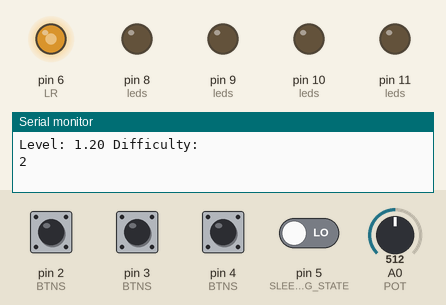
Recording of a sketch running on a simulated Arduino Uno, built with avr-gcc and run on an emulated ATmega328P. Parts: output pins drawn as LEDs (lit = HIGH), the last lines printed to the serial monitor. The test bench sets the inputs (shaded band); at power-on: pin 2 (BTNS), pin 3 (BTNS), pin 4 (BTNS), pin 5 (SLEEPING_STATE) LOW, A0 (POT) = 512. Random numbers use the default seed unless the sketch sets one.

Above: at 1.2 s.
1.3 s: pin 2 (BTNS) pulled HIGH for 0.15 s
At 3.7 s:
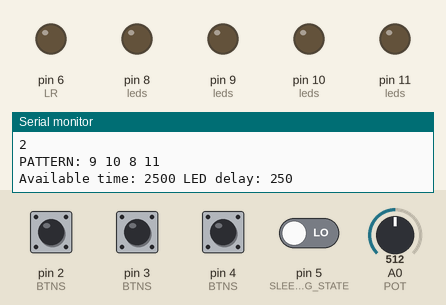
4.4 s: pin 3 (BTNS) pulled HIGH for 0.15 s
At 5.6 s:
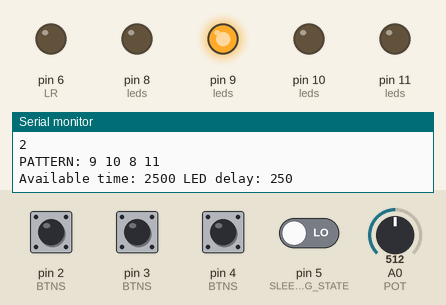
7.5 s: pin 2 (BTNS) pulled HIGH for 1 s
At 8.4 s:
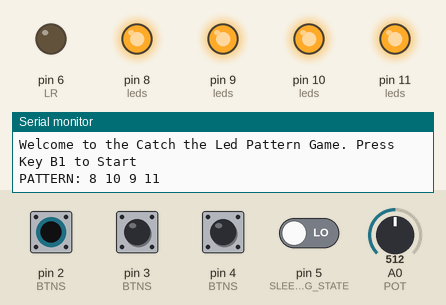
10.6 s: pin 4 (BTNS) pulled HIGH for 0.15 s
At 11.0 s:
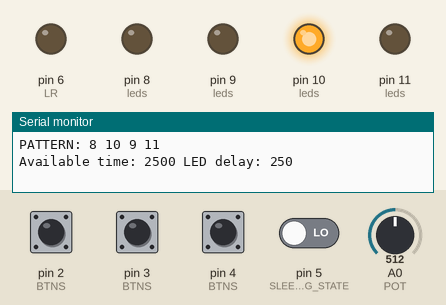
13.6 s: pin 2 (BTNS) pulled HIGH for 0.15 s
At 14.28 s:
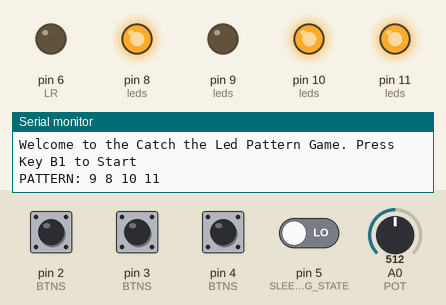
16.6 s: pin 2 (BTNS) pulled HIGH for 0.15 s
At 18.3 s:
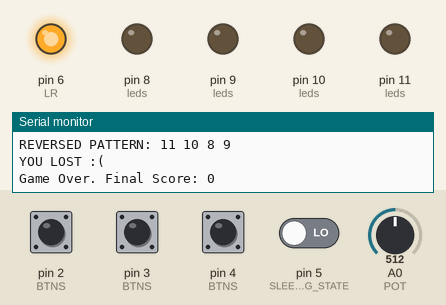
Timing chart, 0 to 20.6 s (numbered marks = the images above; inputs shaded):
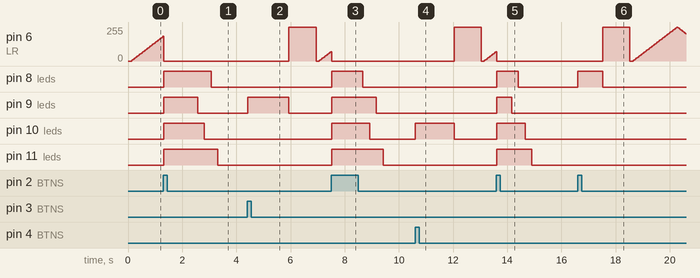

The sketch:

restore_the_lights.ino
```cpp
/********************************************************************************************************
 * ######################################   RESTORE THE LIGHTS   ###################################### *
 *                                                                                                      *
 * The game board is based on 4 green leds L1, L2, L3, L4 and red led LS,                               *
 * four tactile buttons B1, B2, B3, B4 and a potentiometer Pot, displaced in the following layout:      *
 *                                                                                                      *
 *                                                                                                      *
 * During a game, the leds L1…L4 are initially all on. Then, after some random time T1,                 *
 * the leds start turning off, one by one in sequence, in some random order, taking some T2 time.       *
 * As soon as the last led is turned off, the player must turn on the leds in the reverse order by      *
 * pressing the corresponding buttons B1…B4, within some time T3. Each button Bi turns on the           *
 * corresponding led Li. So if the order in which the leds were turned off  was for instance 3,1,2,4    *
 * (that is: the first led to be turned off was L3, then L1, etc),  then the leds must be turned on     *
 * again in order 4,2,1,3 (that is: first L4, then L2, etc). If the player restores the leds on time,   *
 * the score - starting from zero - is increased and the game goes on, repeating the sequence,          *
 * but reducing the times T2 and T3 of some factor F.                                                   *
 * If the player does not restore the leds on time in the correct order, the red led Ls is turned on    *
 * for 1 second and the game ends, displaying the score on the serial line.                             *
 * #################################################################################################### *
 ********************************************************************************************************/

/**
 * Authors: Alessandro Monticelli, Davide Di Marco.
 * Title: Restore the lights game.
 * Description: Assignment 01.
 * Course: Embedded Systems and IoT.
 * "Alma Mater Studiorum" - University of Bologna.
 * Professor: Alessandro Ricci.
 * License:  GNU LESSER GENERAL PUBLIC LICENSE Version 2.1.
 * GitHub: github.com/aleemont1/esiot-23-24-assignment1
 */

#include "constants.h"
#include "game_manager.h"

extern int game_state;
extern int elapsed_time_in_state;

void setup()
{
      setup_wrapper();
      switch_game_state(INIT_GAME);
}

void loop()
{

      update_time();
      switch (game_state)
      {
      case INIT_GAME:

#ifdef __DEBUG
            Serial.begin(9600);
            Serial.print("Current state: INIT_GAME. Time in state: ");
            Serial.println(elapsed_time_in_state);
            Serial.end();
#endif

            init_game();
            break;
      case INITIAL_STATE:

#ifdef __DEBUG
            Serial.begin(9600);
            Serial.print("Current state: INITIAL_STATE. Time in state: ");
            Serial.println(elapsed_time_in_state);
            Serial.end();
#endif

            initial_state();
            break;
      case GAME_STARTED_STATE:

#ifdef __DEBUG
            Serial.begin(9600);
            Serial.print("Current state: GAME_STARTED_STATE. Time in state: ");
            Serial.println(elapsed_time_in_state);
            Serial.end();
#endif

            game_started_state();
            break;
      case INGAME_STATE:

#ifdef __DEBUG
            Serial.begin(9600);
            Serial.print("Current state: INGAME_STATE. Time in state: ");
            Serial.println(elapsed_time_in_state);
            Serial.end();
#endif

            in_game_state();
            break;
      case SLEEPING_STATE:

#ifdef __DEBUG
            Serial.begin(9600);
            Serial.print("Current state: SLEEPING_STATE. Time in state: ");
            Serial.println(elapsed_time_in_state);
            Serial.end();
#endif

            sleeping_state();
            break;

      default:
            Serial.begin(9600);
            Serial.println("Illegal state");
            Serial.end();
            break;
      }
}
```

buttons_manager.cpp
```cpp
/*Buttons manager*/
#include "buttons_manager.h"
#include "game_manager.h"
#include "Arduino.h"
#include "constants.h"

void init_buttons();

int button_handler(const int B);

/**Code implementation.**/

void init_buttons()
{
  for (int i = 0; i < N_LED; i++)
  {
    pinMode(BTNS[i], INPUT);
  }
}

int button_handler(const int B)
{
  if (B >= 0 && B < N_LED)
  {
    delay(10); // Bouncing delay
    return digitalRead(BTNS[B]);
  }
  return LOW;
}
```

buttons_manager.h
```cpp
/*Buttons manager*/
#ifndef __BUTTONS_MANAGER__
#define __BUTTONS_MANAGER__

/**
 * Initializes INPUT pins.
 */
void init_buttons();
/**
 * Returns the state of the B-th button
 * @param: B: The index of the BTNS[] array.
 * @returns: The state of BTNS[B];
 */
int button_handler(const int B);

#endif
```

constants.h
```cpp
/*Constants*/
#ifndef __CONSTANTS__
#define __CONSTANTS__

// Parameters
#define MIN_DELAY 10
#define MAX_DELAY 1000
#define MAX_TIMEOUT 10000
#define N_LED 4
#define MAX_DIFFICULTY 4
// Buttons PINs
#define B1 2
#define B2 3
#define B3 4
#define B4 5
// Green LEDs PINs
#define L1 8
#define L2 9
#define L3 10
#define L4 11
// Red LED PIN
#define LR 6
// Potentionmeter PIN
#define POT A0

const uint8_t leds[] = {L1, L2, L3, L4};
const uint8_t BTNS[] = {B1, B2, B3, B4};

// DEBUG: Enable for advanced logging (very specific!).
// #define __DEBUG
// TEST: Enable for advanced testing.
// #define __TEST

#endif
```

game_manager.cpp
```cpp
/*Game manager*/
#include "game_manager.h"
#include "Arduino.h"
#include "constants.h"
#include "pulsing_red.h"
#include "led_manager.h"
#include "buttons_manager.h"
#include "potentiometer_manager.h"

#include <avr/sleep.h>
#include <EnableInterrupt.h>

int game_state = INIT_GAME;     // Current system state.
long initial_time_in_state = 0; // Time at the beginning of the state.
long elapsed_time_in_state = 0; // Elapsed time from the beginning of the state.

// Parametri di gioco
unsigned long T1 = random(MIN_DELAY, MAX_DELAY); // Random delay for game start.
unsigned long T2 = 250;                          // Delay for each LED turned of.
unsigned long T3 = 1500 + N_LED * T2;            // Maximum time for playing (1.5s + turning off LED time)
unsigned int SCORE = 0;
extern double F;

static uint8_t *PATTERN;                                   // Random LED pattern
static uint8_t *sequence;                                  // The sequence if LEDs turned on by user.
static bool pressed[N_LED] = {false, false, false, false}; // To avoid repetition in sequence.

void setup_wrapper();

void switch_game_state(const int STATE);

void init_game();

void initial_state();

void game_started_state();

void in_game_state();

void sleeping_state();

void update_time();

void test();
/**
 * Prints the final score, resets the parameters and turns on Red LED for 1s.
 *
 */
static void game_over();
/**
 * Switches state to INITIAL_STATE. Used for interrupts.
 */
static void wakeUp();
/**
 * Enables interrupts for wakeUp.
 */
static void enable_interrupts();
/**
 * Disable interrupts, restoring the normal buttons behavior.
 */
static void disable_interrupts();
/**
 * Reverses the PATTERN array.
 */
static void reverse_pattern();
/**
 * Checks if the pressed sequence is equal to the (reversed) PATTERN.
 */
static bool check_win();
/**
 * Resets initial game parameters.
 */
static void reset_parameters();

/**Code implementation**/

void setup_wrapper()
{
    init_board();
    init_buttons();
    test();
}

void switch_game_state(const int STATE)
{
    game_state = STATE;
    initial_time_in_state = millis();
}

void init_game()
{
    reset_board();
    reset_pulse();
    init_buttons();
    Serial.begin(9600);
    Serial.println("Welcome to the Catch the Led Pattern Game. Press Key B1 to Start");
    Serial.end();

#ifdef __DEBUG
    Serial.begin(9600);
    Serial.println("Switching to state: INITIAL_STATE.");
    Serial.end();
#endif
    switch_game_state(INITIAL_STATE);
}

void initial_state()
{
    interrupts();
    pulse();
    readPotValue();
    int start = button_handler(0);
    if (start == HIGH)
    {
        switch_game_state(GAME_STARTED_STATE);
    }
    if (elapsed_time_in_state > MAX_TIMEOUT)
    {
#ifdef __DEBUG
        Serial.begin(9600);
        Serial.println("Switching to state: SLEEPING_STATE.");
        Serial.end();
#endif
        switch_game_state(SLEEPING_STATE);
    }
}

void game_started_state()
{
    reset_pulse(); // Turn off Red LED
    reset_board(); // Turn off green LEDs

    turn_on_board(); // Turn on gred LEDs
    delay(T1);       // Before starting to display pattern, wait T1.
    PATTERN = generate_led_pattern();
    Serial.begin(9600);
    Serial.print("PATTERN: ");
    for (int i = 0; i < N_LED; i++)
    {
        Serial.print(PATTERN[i]);
        Serial.print(" ");
    }
    Serial.println();
    Serial.end();
    for (int i = 0; i < N_LED; i++)
    {
        delay(T2);            // Ogni LED si spegne dopo un tempo T2.
        turn_off(PATTERN[i]); // Spengo i LED secondo il pattern generato.
    }
#ifdef __DEBUG
    Serial.begin(9600);
    Serial.println("Switching to state: INGAME_STATE.");
    Serial.end();
#endif
    switch_game_state(INGAME_STATE);
}

void in_game_state()
{
    T3 = 1500 + N_LED * T2; // Update T3.

    Serial.begin(9600);
    Serial.print("Available time: ");
    Serial.print(T3);
    Serial.print(" LED delay: ");
    Serial.print(T2);
    Serial.end();

    int btns_pressed_count = 0;
    sequence = (uint8_t *)malloc(sizeof(PATTERN) / sizeof(PATTERN[0]));

    while (btns_pressed_count < N_LED && elapsed_time_in_state < T3)
    {
        update_time(); // Update timer.
        for (int i = 0; i < N_LED; i++)
        {
            int btn_status = button_handler(i);
            if (btn_status == HIGH && pressed[i] == false)
            {
                pressed[i] = true;
                sequence[btns_pressed_count++] = leds[i];
                turn_on(leds[i]);
            }
        }
    }
    Serial.begin(9600);
    Serial.print("Input sequence: ");
    for (int i = 0; i < N_LED; i++)
    {
        Serial.print(sequence[i]);
        Serial.print(" ");
    }
    Serial.println();
    Serial.end();
    reverse_pattern();
    Serial.begin(9600);
    if (check_win())
    {
        Serial.println("YOU WON!!!");
        win_animation();
    }
    else
    {
        Serial.println("YOU LOST :(");
        game_over();
    }

    for (int i = 0; i < N_LED; i++) // Reset pressed array for next match.
    {
        pressed[i] = false;
    }

    free(PATTERN);
    free(sequence);

    Serial.println("Starting a new game");
    Serial.end();

    switch_game_state(INIT_GAME);
}

void sleeping_state()
{
    enable_interrupts();
    interrupts();
    reset_pulse();
    reset_board();
    set_sleep_mode(SLEEP_MODE_PWR_DOWN);
    sleep_enable();
    sleep_mode();
    sleep_disable();
    disable_interrupts();
    noInterrupts();
#ifdef __DEBUG
    Serial.begin(9600);
    Serial.println("Switching to state: SLEEPING_STATE.");
    Serial.end();
#endif
}

void update_time()
{
    elapsed_time_in_state = millis() - initial_time_in_state;
}

static void game_over()
{
    Serial.println("Game Over. Final Score: " + String(SCORE));
    reset_parameters();
    reset_board();
    lose_animation();
}

static void wakeUp()
{
    switch_game_state(INIT_GAME);
}

static void enable_interrupts()
{
    for (int i = 0; i < N_LED; i++)
    {
        enableInterrupt(BTNS[i], wakeUp, CHANGE);
    }
}

static void disable_interrupts()
{
    for (int i = 0; i < N_LED; i++)
    {
        disableInterrupt(BTNS[i]);
    }
}
void test()
{
#ifdef __TEST
    test_leds();
#endif
}

static void reverse_pattern()
{
    int start = 0;
    int end = N_LED - 1;

    while (start < end)
    {
        uint8_t temp;
        temp = PATTERN[start];
        PATTERN[start] = PATTERN[end];
        PATTERN[end] = temp;

        start++;
        end--;
    }
    Serial.begin(9600);
    Serial.print("REVERSED PATTERN: ");
    for (int i = 0; i < N_LED; i++)
    {
        Serial.print(PATTERN[i]);
        Serial.print(" ");
    }
    Serial.println();
    Serial.end();
}

static bool check_win()
{
    for (int i = 0; i < N_LED; i++)
    {

        if (sequence[i] != PATTERN[i])
        {
            return false;
        }
    }
    SCORE += 10;
    T2 = (int)(T2 / F);
    return true;
}

static void reset_parameters()
{
    T1 = random(MIN_DELAY, MAX_DELAY);
    T2 = 250;
    T3 = 1000 + N_LED * T2;
    SCORE = 0;
}
```

game_manager.h
```cpp
/*Game manager*/
#ifndef __GAME_MANANGER__
#define __GAME_MANAGER__

// Game states
#define INIT_GAME 0
#define INITIAL_STATE 1
#define WAITING_FOR_START_STATE 2
#define GAME_STARTED_STATE 3
#define INGAME_STATE 4
#define SLEEPING_STATE 5

/**
 * Initializes LEDs and buttons.
 */
void setup_wrapper();
/**
 * Changes system's state.
 * @param: STATE: The new System's state.
 */
void switch_game_state(const int STATE);
/**
 * Turns off all green LEDs.
 * Resets red LED state.
 * Prints intro message on Serial monitor.
 */
void init_game();
/**
 * Pulsing red LED, reads difficulty level, if B1 is pressed,
 * the game starts. After 10s it switches to SLEEP_STATE.
 */
void initial_state();
/**
 * Turns on the green LED following the generated Pattern.
 */
void game_started_state();
/**
 * This function manages the game.
 * It calls the button handlers until all the buttons have
 * been pressed or the time limit is reached.
 * When a button is pressed (status is HIGH), the corresponding
 * position in the pressed array is set to true, the first free
 * position of the sequence array is set to the value of the i-th
 * value in the LEDs array, and the i-th LED is turned on.
 * After the while has exited the PATTERN array is reversed (in place) and
 * winning conditions are verified and the game restarts.
 */
void in_game_state();
/**
 * Sends the board in sleeping mode. Enables interrupts on Button PINS
 * and disables them after wakeup.
 */
void sleeping_state();
/**
 * Updates the time
 */
void update_time();
/**
 * Testa le varie componenti del sistema nella fase di setup.
 */
void test();

#endif
```

led_manager.cpp
```cpp
/*LED manager*/
#include "Arduino.h"
#include "led_manager.h"
#include "constants.h"
#include <time.h>


void init_board();

uint8_t *generate_led_pattern();

void turn_off(const int LED);

void turn_on(const int LED);

void reset_board();

void turn_on_board();

void win_animation();

void test_leds();

/**Code implementation*/

void init_board()
{
    for (int i = 0; i < N_LED; i++)
    {
        pinMode(leds[i], OUTPUT);
    }
    pinMode(LR, OUTPUT);
}

uint8_t *generate_led_pattern()
{
    uint8_t *pattern = (uint8_t *)malloc(N_LED * sizeof(uint8_t));
    uint8_t available[N_LED];

    for (int i = 0; i < N_LED; i++)
    {
        available[i] = i; // Available indexes (Avoid repetitions).
    }

    for (int i = 0; i < N_LED; i++)
    {
        unsigned int j = random(0, N_LED - i);
        pattern[i] = leds[available[j]];         // Take a random index and assign the corresponding LED.
        available[j] = available[N_LED - i - 1]; // Swap used index with last available.
    }
#ifdef __DEBUG
    Serial.begin(9600);
    Serial.print("PATTERN: ");
    for (int i = 0; i < N_LED; i++)
    {
        Serial.print(pattern[i]);
        Serial.print(" ");
    }
    Serial.println();
    Serial.end();
#endif
    return pattern;
}

void turn_off(const int LED)
{
    digitalWrite(LED, LOW);
}

void turn_on(const int LED)
{
    digitalWrite(LED, HIGH);
}

void reset_board()
{
    for (int i = 0; i < N_LED; i++)
    {
        turn_off(leds[i]);
    }
}

void turn_on_board()
{
    for (int i = 0; i < N_LED; i++)
    {
        turn_on(leds[i]);
    }
}

void win_animation()
{
    for (int i = 0; i < N_LED; i++)
    {
        turn_off(leds[i]);
    }
    delay(500);
    for (int i = 0; i < 2; i++)
    {
        for (int j = 0; j < N_LED; j++)
        {
            turn_on(leds[j]);
            delay(250);
            turn_off(leds[j]);
        }
    }
}

void test_leds()
{
    for (int i = 0; i < N_LED; i++)
    {
        digitalWrite(leds[i], HIGH);
        delay(300);
        digitalWrite(leds[i], LOW);
    }
    for (int i = 0; i < N_LED; i++)
    {
        digitalWrite(leds[i], HIGH);
    }
    delay(1500);
    for (int i = 0; i < N_LED; i++)
    {
        digitalWrite(leds[i], LOW);
    }
}
```

led_manager.h
```cpp
/*LED manager*/
#ifndef __LED_MANAGER__
#define __LED_MANAGER__

/**
 * Initializes the green LEDs, sets the PINs to OUTPUT.
 */
void init_board();

/**
 * Shuffles the LEDs array. (Fisher-Yates shuffle algorithm)
 * @returns: A shuffled copy of the LEDs array.
 */
uint8_t *generate_led_pattern();

/**
 * Turns off the specified green LED.
 * @param LED: LED's PIN to turn off.
 */
void turn_off(const int LED);

/**
 * Turns on the specified green LED.
 * @param LED: LED's PIN to turn on.
 */
void turn_on(const int LED);

/**
 * Turns off all Green LEDs.
 */
void reset_board();

/**
 * Turns on all Green LEDs.
 */
void turn_on_board();

/**
 * Funny pattern :)
 */
void win_animation();

/**
 * Tests green LEDs.
 */
void test_leds();

#endif
```

potentiometer_manager.cpp
```cpp
/*Potentiometer manager*/
#include "potentiometer_manager.h"
#include "Arduino.h"
#include "constants.h"

double F; // Game speed multiplier.
int difficulty;

void setDifficulty(const int difficulty);

void readPotValue();

/**Code implementation.**/

void setDifficulty(const int difficulty)
{
    Serial.begin(9600);
    F = 1.0 + difficulty * 0.1;
    Serial.print("Level: ");
    Serial.print(F);
    Serial.println(" Difficulty: ");
    Serial.println(difficulty);
    Serial.end();
}

void readPotValue()
{
    int newDifficulty = map(analogRead(POT), 0, 1023, 1, MAX_DIFFICULTY);
    delay(10);
    if (newDifficulty != difficulty)
    {
        setDifficulty(newDifficulty);
        difficulty = newDifficulty;
    }
}
```

potentiometer_manager.h
```cpp
/*Potentiometer manager*/
#ifndef __POTENTIOMETER_METER__
#define __POTENTIOMETER_METER__

/**
 * Sets the new difficulty level.
*/
void setDifficulty(const int difficulty);
/**
 * Reads the potentiometer value and maps it to 4 levels.
*/
void readPotValue();

#endif
```

Source omitted: pulsing_red.cpp (759 bytes), pulsing_red.h (236 bytes)

Measured:
- after the input at 1.3 s, pin 8 (leds): LOW → HIGH at once, → LOW 1.7 s later; pin 9 (leds): LOW → HIGH at once, → LOW 1.2 s later; pin 10 (leds): LOW → HIGH at once, → LOW 1.5 s later; pin 11 (leds): LOW → HIGH at once, → LOW 2.0 s later
- after the input at 4.4 s, pin 9 (leds): LOW → HIGH at once, → LOW 1.5 s later
- after the input at 7.5 s, pin 8 (leds): LOW → HIGH at once, → LOW 1.2 s later; pin 9 (leds): LOW → HIGH at once, → LOW 1.7 s later; pin 10 (leds): LOW → HIGH at once, → LOW 1.4 s later; pin 11 (leds): LOW → HIGH at once, → LOW 1.9 s later
- after the input at 10.6 s, pin 10 (leds): LOW → HIGH at once, → LOW 1.4 s later
- after the input at 13.6 s, pin 8 (leds): LOW → HIGH at once, → LOW 0.80 s later; pin 9 (leds): LOW → HIGH at once, → LOW 0.55 s later; pin 10 (leds): LOW → HIGH at once, → LOW 1.1 s later; pin 11 (leds): LOW → HIGH at once, → LOW 1.3 s later
- after the input at 16.6 s, pin 8 (leds): LOW → HIGH at once, → LOW 0.93 s later
